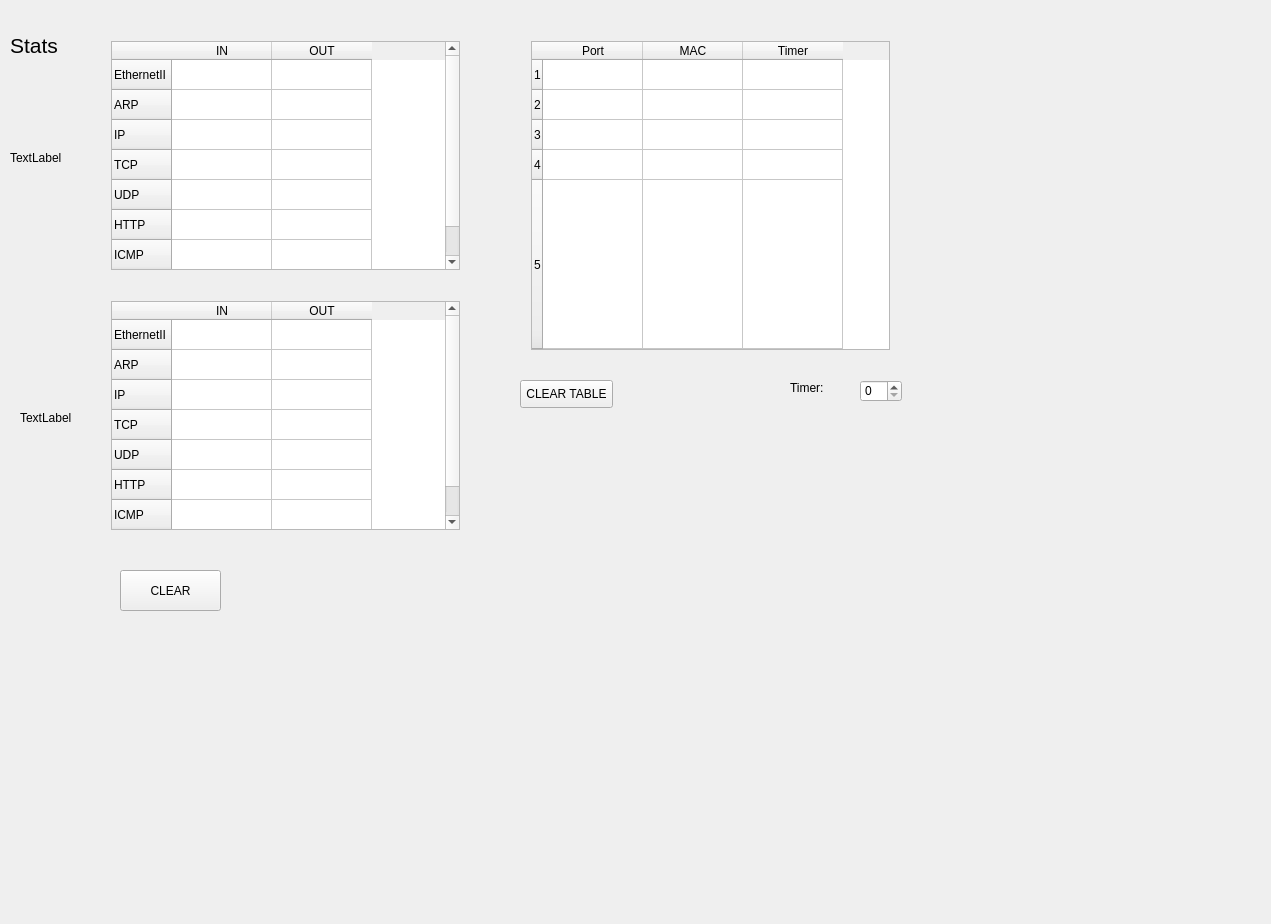
<?xml version="1.0" encoding="UTF-8"?>
<ui version="4.0">
 <class>SW_switchClass</class>
 <widget class="QMainWindow" name="SW_switchClass">
  <property name="geometry">
   <rect>
    <x>0</x>
    <y>0</y>
    <width>1271</width>
    <height>924</height>
   </rect>
  </property>
  <property name="windowTitle">
   <string>SW_switch</string>
  </property>
  <property name="animated">
   <bool>false</bool>
  </property>
  <property name="dockNestingEnabled">
   <bool>false</bool>
  </property>
  <widget class="QWidget" name="centralWidget">
   <property name="autoFillBackground">
    <bool>true</bool>
   </property>
   <widget class="QLabel" name="label">
    <property name="geometry">
     <rect>
      <x>10</x>
      <y>30</y>
      <width>61</width>
      <height>31</height>
     </rect>
    </property>
    <property name="font">
     <font>
      <pointsize>16</pointsize>
     </font>
    </property>
    <property name="text">
     <string>Stats</string>
    </property>
   </widget>
   <widget class="QWidget" name="verticalLayoutWidget">
    <property name="geometry">
     <rect>
      <x>100</x>
      <y>30</y>
      <width>371</width>
      <height>251</height>
     </rect>
    </property>
    <layout class="QVBoxLayout" name="verticalLayout">
     <item>
      <widget class="QTableWidget" name="port_1">
       <row>
        <property name="text">
         <string>EthernetII</string>
        </property>
       </row>
       <row>
        <property name="text">
         <string>ARP</string>
        </property>
       </row>
       <row>
        <property name="text">
         <string>IP</string>
        </property>
       </row>
       <row>
        <property name="text">
         <string>TCP</string>
        </property>
       </row>
       <row>
        <property name="text">
         <string>UDP</string>
        </property>
       </row>
       <row>
        <property name="text">
         <string>HTTP</string>
        </property>
       </row>
       <row>
        <property name="text">
         <string>ICMP</string>
        </property>
       </row>
       <column>
        <property name="text">
         <string>IN</string>
        </property>
       </column>
       <column>
        <property name="text">
         <string>OUT</string>
        </property>
       </column>
      </widget>
     </item>
    </layout>
   </widget>
   <widget class="QWidget" name="verticalLayoutWidget_2">
    <property name="geometry">
     <rect>
      <x>100</x>
      <y>290</y>
      <width>371</width>
      <height>251</height>
     </rect>
    </property>
    <layout class="QVBoxLayout" name="verticalLayout_2">
     <item>
      <widget class="QTableWidget" name="port_2">
       <row>
        <property name="text">
         <string>EthernetII</string>
        </property>
       </row>
       <row>
        <property name="text">
         <string>ARP</string>
        </property>
       </row>
       <row>
        <property name="text">
         <string>IP</string>
        </property>
       </row>
       <row>
        <property name="text">
         <string>TCP</string>
        </property>
       </row>
       <row>
        <property name="text">
         <string>UDP</string>
        </property>
       </row>
       <row>
        <property name="text">
         <string>HTTP</string>
        </property>
       </row>
       <row>
        <property name="text">
         <string>ICMP</string>
        </property>
       </row>
       <column>
        <property name="text">
         <string>IN</string>
        </property>
       </column>
       <column>
        <property name="text">
         <string>OUT</string>
        </property>
       </column>
      </widget>
     </item>
    </layout>
   </widget>
   <widget class="QLabel" name="port_1_label">
    <property name="geometry">
     <rect>
      <x>20</x>
      <y>410</y>
      <width>55</width>
      <height>16</height>
     </rect>
    </property>
    <property name="text">
     <string>TextLabel</string>
    </property>
   </widget>
   <widget class="QLabel" name="port_2_label">
    <property name="geometry">
     <rect>
      <x>10</x>
      <y>150</y>
      <width>55</width>
      <height>16</height>
     </rect>
    </property>
    <property name="text">
     <string>TextLabel</string>
    </property>
    <property name="wordWrap">
     <bool>false</bool>
    </property>
   </widget>
   <widget class="QPushButton" name="clearStats">
    <property name="geometry">
     <rect>
      <x>120</x>
      <y>570</y>
      <width>101</width>
      <height>41</height>
     </rect>
    </property>
    <property name="text">
     <string>CLEAR</string>
    </property>
   </widget>
   <widget class="QWidget" name="verticalLayoutWidget_3">
    <property name="geometry">
     <rect>
      <x>520</x>
      <y>30</y>
      <width>381</width>
      <height>331</height>
     </rect>
    </property>
    <layout class="QVBoxLayout" name="verticalLayout_3">
     <item>
      <widget class="QTableWidget" name="camTable">
       <property name="alternatingRowColors">
        <bool>false</bool>
       </property>
       <property name="showGrid">
        <bool>true</bool>
       </property>
       <property name="wordWrap">
        <bool>true</bool>
       </property>
       <property name="cornerButtonEnabled">
        <bool>true</bool>
       </property>
       <property name="rowCount">
        <number>5</number>
       </property>
       <attribute name="horizontalHeaderCascadingSectionResizes">
        <bool>false</bool>
       </attribute>
       <attribute name="verticalHeaderHighlightSections">
        <bool>true</bool>
       </attribute>
       <attribute name="verticalHeaderStretchLastSection">
        <bool>true</bool>
       </attribute>
       <row/>
       <row/>
       <row/>
       <row/>
       <row/>
       <column>
        <property name="text">
         <string>Port</string>
        </property>
       </column>
       <column>
        <property name="text">
         <string>MAC</string>
        </property>
       </column>
       <column>
        <property name="text">
         <string>Timer</string>
        </property>
       </column>
      </widget>
     </item>
    </layout>
   </widget>
   <widget class="QPushButton" name="clearCamTable">
    <property name="geometry">
     <rect>
      <x>520</x>
      <y>380</y>
      <width>93</width>
      <height>28</height>
     </rect>
    </property>
    <property name="text">
     <string>CLEAR TABLE</string>
    </property>
   </widget>
   <widget class="QSpinBox" name="timer">
    <property name="geometry">
     <rect>
      <x>860</x>
      <y>380</y>
      <width>42</width>
      <height>22</height>
     </rect>
    </property>
   </widget>
   <widget class="QLabel" name="label_2">
    <property name="geometry">
     <rect>
      <x>790</x>
      <y>380</y>
      <width>55</width>
      <height>16</height>
     </rect>
    </property>
    <property name="text">
     <string>Timer:</string>
    </property>
   </widget>
  </widget>
  <action name="actionCAM_TABLE">
   <property name="text">
    <string>CAM TABLE</string>
   </property>
  </action>
  <action name="actionCAM">
   <property name="text">
    <string>CAM</string>
   </property>
  </action>
  <action name="actionSTATISTICS">
   <property name="text">
    <string>STATISTICS</string>
   </property>
  </action>
 </widget>
 <layoutdefault spacing="6" margin="11"/>
 <resources>
  <include location="sw_switch.qrc"/>
 </resources>
 <connections/>
</ui>
